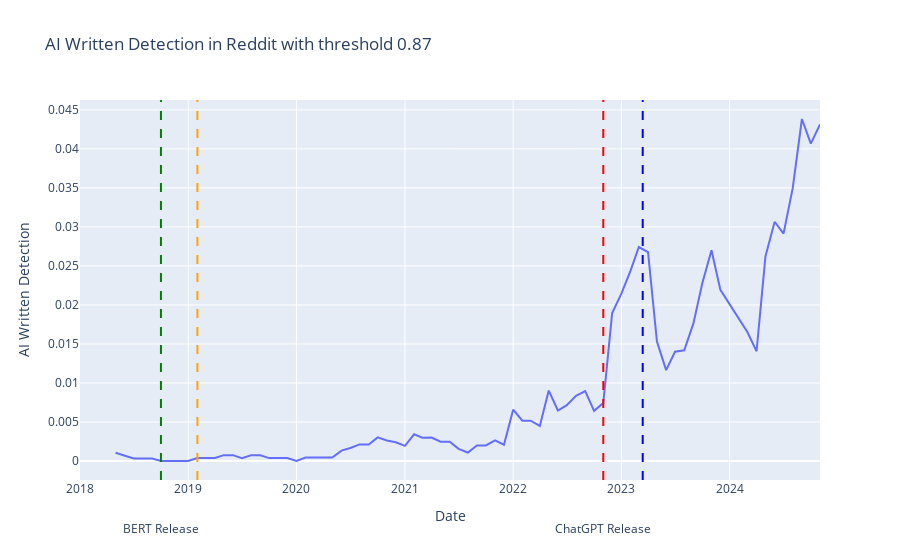

Here is the notebook cell this chart was saved with:
### Code cell
# num_thresholds = len(np.arange(0.84, 0.89, 0.01))
# num_rows = (num_thresholds + 2) // 3  # Round up division by 3

# fig, axes = plt.subplots(num_rows, 3, figsize=(20, 16 * num_rows))
# axes = axes.flatten()

# for i, reddit_threshold in enumerate(np.arange(0.84, 0.89, 0.01)):
reddit_threshold = 0.87
reddit_ai_detection_df = pd.read_csv("reddit/reddit_ai_written.csv")

reddit_ai_detection_df["ai_written"] = (
    reddit_ai_detection_df["ai_written"] < reddit_threshold
)

reddit_ai_detection_df = reddit_ai_detection_df[reddit_ai_detection_df["year"] >= 2018]
reddit_ai_detection_df = (
    reddit_ai_detection_df.groupby(["year", "month"])["ai_written"].mean().reset_index()
)

reddit_ai_detection_df["date"] = pd.to_datetime(
    reddit_ai_detection_df["year"].astype(str)
    + "-"
    + reddit_ai_detection_df["month"].astype(str)
)

reddit_ai_detection_df["ai_written"] = (
    reddit_ai_detection_df["ai_written"].rolling(window=5).mean()
)

fig_px = (
    px.line(
        reddit_ai_detection_df,
        x="date",
        y="ai_written",
        title=f"AI Written Detection in Reddit with threshold {reddit_threshold:.2f}",
        labels={"date": "Date", "ai_written": "AI Written Detection"},
    )
    .add_vline(
        x="2018-10-01",
        line_dash="dash",
        line_color="green",
    )
    .add_vline(
        x="2019-02-01",
        line_dash="dash",
        line_color="orange",
    )
    .add_vline(
        x="2022-11-01",
        line_dash="dash",
        line_color="red",
    )
    .add_vline(
        x="2023-03-14",
        line_dash="dash",
        line_color="blue",
    )
    .add_annotation(
        x="2018-10-01",
        y=-0.1,
        text="BERT Release",
        showarrow=False,
        xanchor="center",
        yanchor="top",
        yref="paper",
    )
    .add_annotation(
        x="2019-02-01",
        y=-0.2,
        text="GPT-2 Release",
        showarrow=False,
        xanchor="center",
        yanchor="top",
        yref="paper",
    )
    .add_annotation(
        x="2022-11-01",
        y=-0.1,
        text="ChatGPT Release",
        showarrow=False,
        xanchor="center",
        yanchor="top",
        yref="paper",
    )
    .add_annotation(
        x="2023-03-14",
        y=-0.2,
        text="GPT-4 Release",
        showarrow=False,
        xanchor="center",
        yanchor="top",
        yref="paper",
    )
)

fig_px.show()

### Figure 1 — Plotly figure (JSON) as saved in the notebook; plotly's stock layout.template omitted (floating-point values rounded to 4 significant figures)
{"data": [{"hovertemplate": "Date=%{x}<br>AI Written Detection=%{y}<extra></extra>", "legendgroup": "", "line": {"color": "#636efa", "dash": "solid"}, "marker": {"symbol": "circle"}, "mode": "lines", "name": "", "orientation": "v", "showlegend": false, "type": "scatter", "x": ["2018-01-01T00:00:00", "2018-02-01T00:00:00", "2018-03-01T00:00:00", "2018-04-01T00:00:00", "2018-05-01T00:00:00", "2018-06-01T00:00:00", "2018-07-01T00:00:00", "2018-08-01T00:00:00", "2018-09-01T00:00:00", "2018-10-01T00:00:00", "2018-11-01T00:00:00", "2018-12-01T00:00:00", "2019-01-01T00:00:00", "2019-02-01T00:00:00", "2019-03-01T00:00:00", "2019-04-01T00:00:00", "2019-05-01T00:00:00", "2019-06-01T00:00:00", "2019-07-01T00:00:00", "2019-08-01T00:00:00", "2019-09-01T00:00:00", "2019-10-01T00:00:00", "2019-11-01T00:00:00", "2019-12-01T00:00:00", "2020-01-01T00:00:00", "2020-02-01T00:00:00", "2020-03-01T00:00:00", "2020-04-01T00:00:00", "2020-05-01T00:00:00", "2020-06-01T00:00:00", "2020-07-01T00:00:00", "2020-08-01T00:00:00", "2020-09-01T00:00:00", "2020-10-01T00:00:00", "2020-11-01T00:00:00", "2020-12-01T00:00:00", "2021-01-01T00:00:00", "2021-02-01T00:00:00", "2021-03-01T00:00:00", "2021-04-01T00:00:00", "2021-05-01T00:00:00", "2021-06-01T00:00:00", "2021-07-01T00:00:00", "2021-08-01T00:00:00", "2021-09-01T00:00:00", "2021-10-01T00:00:00", "2021-11-01T00:00:00", "2021-12-01T00:00:00", "2022-01-01T00:00:00", "2022-02-01T00:00:00", "2022-03-01T00:00:00", "2022-04-01T00:00:00", "2022-05-01T00:00:00", "2022-06-01T00:00:00", "2022-07-01T00:00:00", "2022-08-01T00:00:00", "2022-09-01T00:00:00", "2022-10-01T00:00:00", "2022-11-01T00:00:00", "2022-12-01T00:00:00", "2023-01-01T00:00:00", "2023-02-01T00:00:00", "2023-03-01T00:00:00", "2023-04-01T00:00:00", "2023-05-01T00:00:00", "2023-06-01T00:00:00", "2023-07-01T00:00:00", "2023-08-01T00:00:00", "2023-09-01T00:00:00", "2023-10-01T00:00:00", "2023-11-01T00:00:00", "2023-12-01T00:00:00", "2024-01-01T00:00:00", "2024-02-01T00:00:00", "2024-03-01T00:00:00", "2024-04-01T00:00:00", "2024-05-01T00:00:00", "2024-06-01T00:00:00", "2024-07-01T00:00:00", "2024-08-01T00:00:00", "2024-09-01T00:00:00", "2024-10-01T00:00:00", "2024-11-01T00:00:00"], "xaxis": "x", "y": [null, null, null, null, 0.001055, 0.0007248, 0.0003311, 0.0003311, 0.0003311, 0, 0, 0, 0, 0.0003937, 0.0003937, 0.0003937, 0.0007528, 0.0007528, 0.0003591, 0.0007322, 0.0007322, 0.0003731, 0.0003731, 0.0003731, 0, 0.0004348, 0.0004348, 0.0004348, 0.0004348, 0.001332, 0.001671, 0.002123, 0.002123, 0.003024, 0.002636, 0.002393, 0.00194, 0.003425, 0.002994, 0.003001, 0.00247, 0.00247, 0.00156, 0.00109, 0.001993, 0.001993, 0.002658, 0.002083, 0.006577, 0.005159, 0.005159, 0.004494, 0.009025, 0.006472, 0.00716, 0.008347, 0.008966, 0.006425, 0.007432, 0.01897, 0.02146, 0.02441, 0.02742, 0.02676, 0.01532, 0.01164, 0.014, 0.01418, 0.01763, 0.02278, 0.027, 0.02193, 0.02008, 0.0182, 0.01652, 0.01407, 0.0262, 0.03066, 0.02914, 0.03496, 0.04383, 0.04068, 0.04314], "yaxis": "y"}], "layout": {"annotations": [{"showarrow": false, "text": "BERT Release", "x": "2018-10-01", "xanchor": "center", "y": -0.1, "yanchor": "top", "yref": "paper"}, {"showarrow": false, "text": "GPT-2 Release", "x": "2019-02-01", "xanchor": "center", "y": -0.2, "yanchor": "top", "yref": "paper"}, {"showarrow": false, "text": "ChatGPT Release", "x": "2022-11-01", "xanchor": "center", "y": -0.1, "yanchor": "top", "yref": "paper"}, {"showarrow": false, "text": "GPT-4 Release", "x": "2023-03-14", "xanchor": "center", "y": -0.2, "yanchor": "top", "yref": "paper"}], "legend": {"tracegroupgap": 0}, "shapes": [{"line": {"color": "green", "dash": "dash"}, "type": "line", "x0": "2018-10-01", "x1": "2018-10-01", "xref": "x", "y0": 0, "y1": 1, "yref": "y domain"}, {"line": {"color": "orange", "dash": "dash"}, "type": "line", "x0": "2019-02-01", "x1": "2019-02-01", "xref": "x", "y0": 0, "y1": 1, "yref": "y domain"}, {"line": {"color": "red", "dash": "dash"}, "type": "line", "x0": "2022-11-01", "x1": "2022-11-01", "xref": "x", "y0": 0, "y1": 1, "yref": "y domain"}, {"line": {"color": "blue", "dash": "dash"}, "type": "line", "x0": "2023-03-14", "x1": "2023-03-14", "xref": "x", "y0": 0, "y1": 1, "yref": "y domain"}], "title": {"text": "AI Written Detection in Reddit with threshold 0.87"}, "xaxis": {"anchor": "y", "domain": [0, 1], "title": {"text": "Date"}}, "yaxis": {"anchor": "x", "domain": [0, 1], "title": {"text": "AI Written Detection"}}}}
